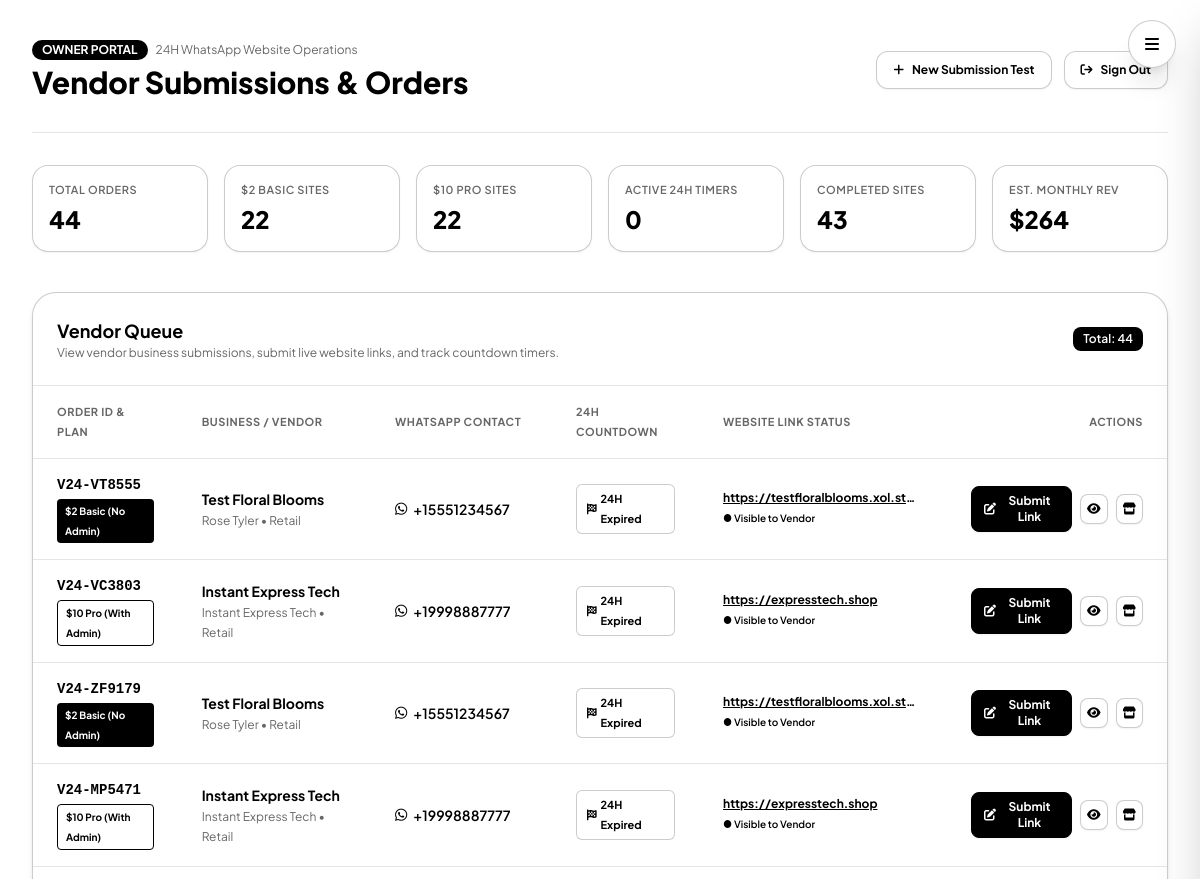
Page /admin (signed in, upper part) on the earlier database version.
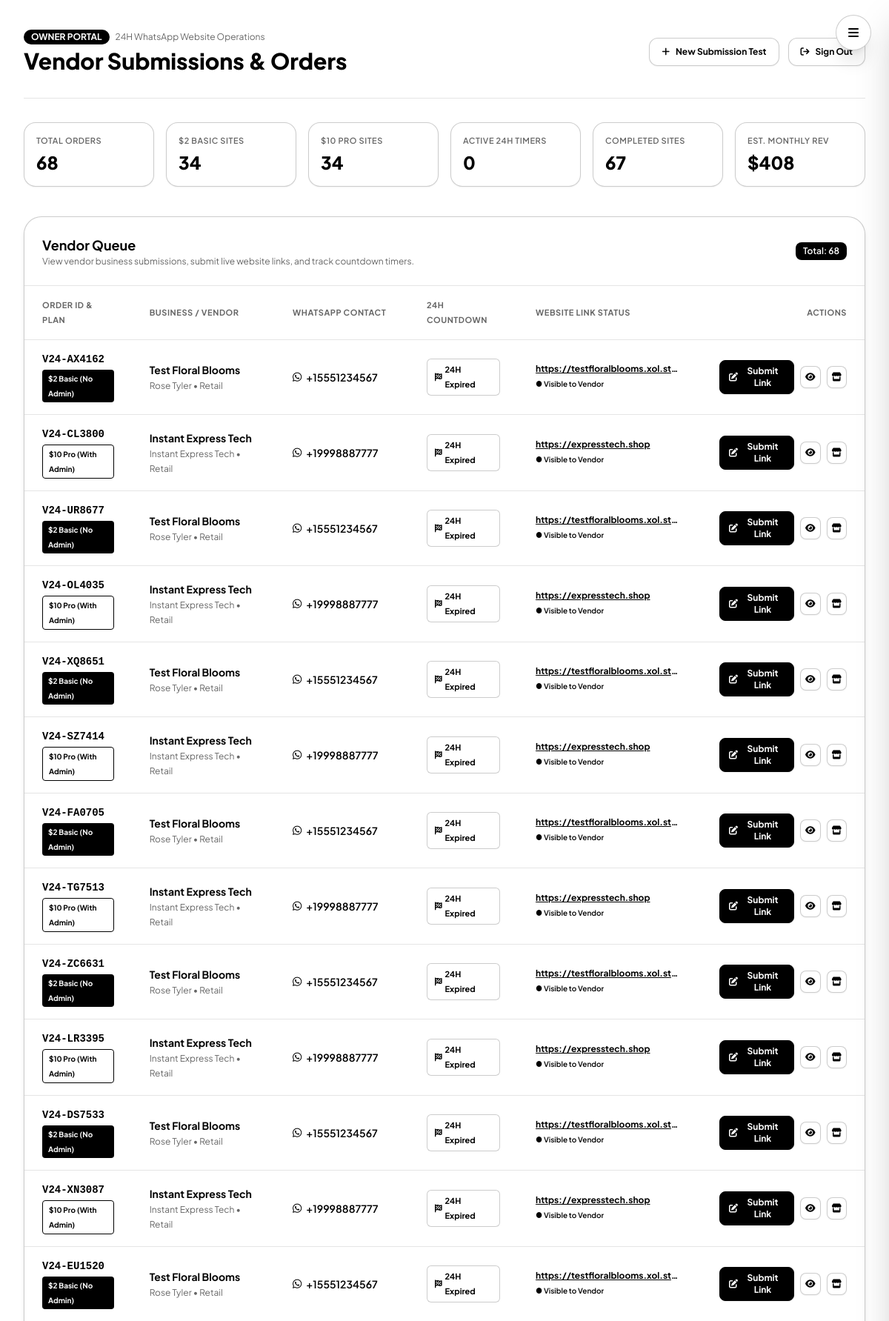
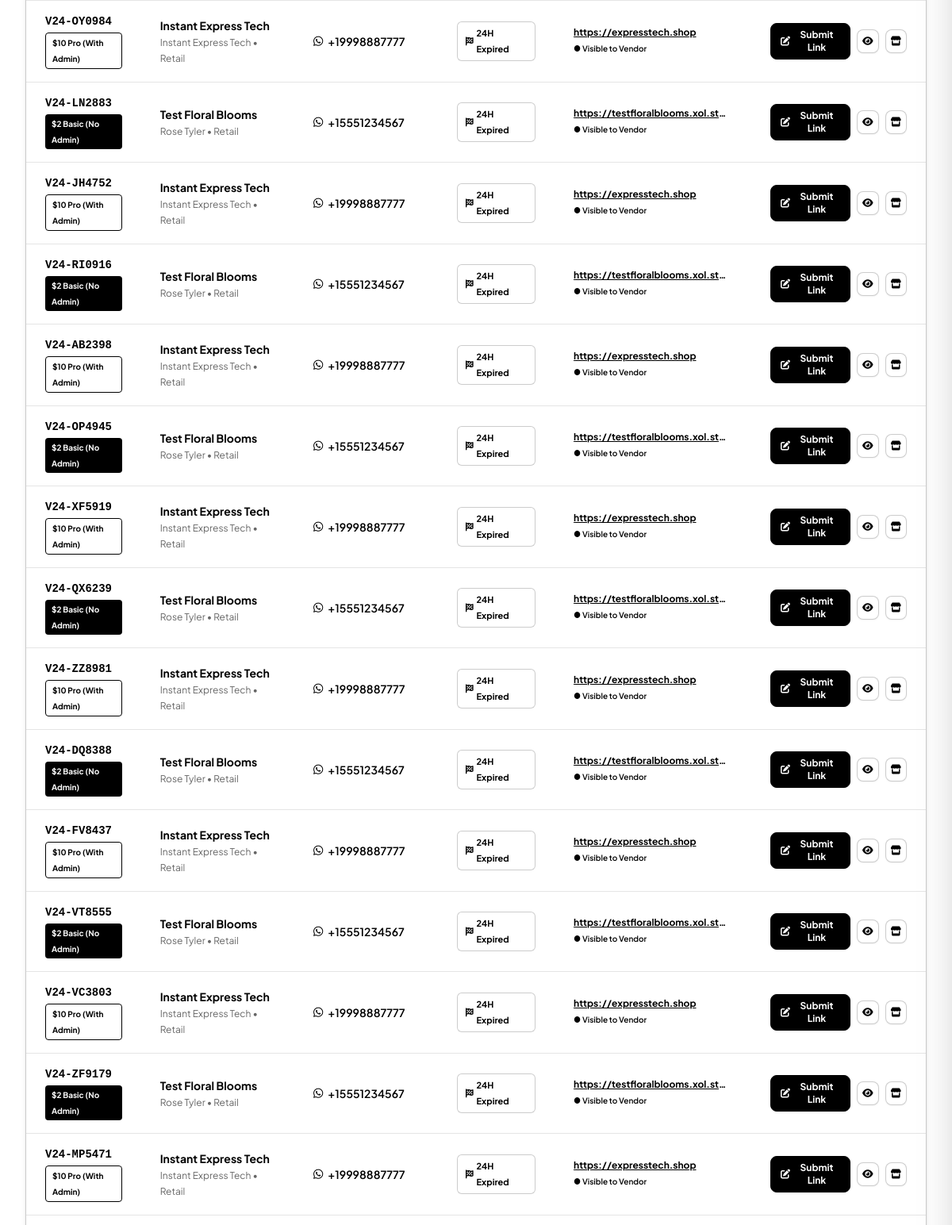
Same page on the later database version (2 pictures, top to bottom).
### tables this page shows
CREATE TABLE orders (
        id TEXT PRIMARY KEY,
        created_at TEXT NOT NULL,
        target_delivery_at TEXT NOT NULL,
        plan_type TEXT NOT NULL,          -- 'basic_2' or 'pro_10'
        plan_name TEXT NOT NULL,
        plan_price REAL NOT NULL,
        business_name TEXT NOT NULL,
        vendor_name TEXT NOT NULL,
        whatsapp_number TEXT NOT NULL,
        email TEXT,
        category TEXT,
        currency TEXT DEFAULT '$',
        tagline TEXT,
        about_text TEXT,
        address TEXT,
        instagram TEXT,
        facebook TEXT,
        tiktok TEXT,
        products_json TEXT,              -- JSON string of products array
        status TEXT DEFAULT 'submitted', -- 'submitted', 'in_progress', 'ready', 'delivered'
        website_url TEXT DEFAULT '',     -- Link submitted by admin
        publish_mode TEXT DEFAULT 'countdown', -- 'countdown' (reveal when 24h expires) or 'immediate' (reveal right away)
        is_published INTEGER DEFAULT 0,  -- 1 if ready to be viewed by vendor
        vendor_admin_url TEXT DEFAULT '',-- Vendor login link for $10 plan
        vendor_admin_user TEXT DEFAULT '',
        vendor_admin_pass TEXT DEFAULT '',
        admin_notes TEXT DEFAULT ''
    );

### app.py (the view)
@app.route('/admin')
def admin_dashboard():
    if not session.get('is_admin'):
        return redirect(url_for('admin_login'))
    conn = get_db()
    cursor = conn.cursor()
    cursor.execute("SELECT * FROM orders ORDER BY created_at DESC")
    rows = cursor.fetchall()
    conn.close()
    orders = [parse_order_row(r) for r in rows]
    total_orders = len(orders)
    basic_orders = sum(1 for o in orders if o['plan_type'] == 'basic_2')
    pro_orders = sum(1 for o in orders if o['plan_type'] == 'pro_10')
    completed_orders = sum(1 for o in orders if o['status'] == 'completed' or (o['website_url'] and o['website_url'].strip()))
    active_countdowns = sum(1 for o in orders if not o['is_expired'] and o['status'] != 'completed')
    total_revenue = (basic_orders * 2) + (pro_orders * 10)
    return render_template('admin_dashboard.html',
                           orders=orders,
                           total_orders=total_orders,
                           basic_orders=basic_orders,
                           pro_orders=pro_orders,
                           completed_orders=completed_orders,
                           active_countdowns=active_countdowns,
                           total_revenue=total_revenue)

### db.py (called while the page is built)
def get_db():
    conn = sqlite3.connect(DB_PATH)
    conn.row_factory = sqlite3.Row
    return conn

### templates/admin_dashboard.html (shortened to what this page needs)
{% extends 'base.html' %}
{% block content %}
<div class="max-w-7xl mx-auto px-4 sm:px-6 lg:px-8 py-10 bg-white">
    <div class="flex flex-col sm:flex-row sm:items-center justify-between gap-4 pb-8 mb-8 border-b border-black/10">
        <div>
            <div class="flex items-center gap-2">
                <span class="px-2.5 py-0.5 rounded-full text-xs font-bold bg-black text-white">
                    OWNER PORTAL
                </span>
                <span class="text-xs text-black/60">24H WhatsApp Website Operations</span>
            </div>
            <h1 class="text-2xl sm:text-3xl font-extrabold text-black mt-1 font-['Plus_Jakarta_Sans']">Vendor Submissions & Orders</h1>
        </div>
        <div class="flex items-center gap-3">
            <a href="{{ url_for('order') }}" target="_blank" class="px-4 py-2.5 rounded-xl bg-white hover:bg-black/5 text-black text-xs font-bold transition flex items-center gap-2 border border-black/20 shadow-sm">
                <i class="fa-solid fa-plus text-black"></i> New Submission Test
            </a>
            <a href="{{ url_for('admin_logout') }}" class="px-4 py-2.5 rounded-xl bg-white hover:bg-black/5 text-black text-xs font-bold transition flex items-center gap-2 border border-black/20 shadow-sm">
                <i class="fa-solid fa-arrow-right-from-bracket text-black"></i> Sign Out
            </a>
        </div>
    </div>
    <div class="grid grid-cols-2 lg:grid-cols-6 gap-4 mb-10">
        <div class="p-4 rounded-2xl bg-white border border-black/20 shadow-sm">
            <span class="text-[11px] uppercase tracking-wider text-black/60 block font-semibold">Total Orders</span>
            <span class="text-2xl font-black text-black mt-1 block font-['Plus_Jakarta_Sans']">{{ total_orders }}</span>
        </div>
        <div class="p-4 rounded-2xl bg-white border border-black/20 shadow-sm">
            <span class="text-[11px] uppercase tracking-wider text-black/60 block font-semibold">$2 Basic Sites</span>
            <span class="text-2xl font-black text-black mt-1 block font-['Plus_Jakarta_Sans']">{{ basic_orders }}</span>
        </div>
        <div class="p-4 rounded-2xl bg-white border border-black/20 shadow-sm">
            <span class="text-[11px] uppercase tracking-wider text-black/60 block font-semibold">$10 Pro Sites</span>
            <span class="text-2xl font-black text-black mt-1 block font-['Plus_Jakarta_Sans']">{{ pro_orders }}</span>
        </div>
        <div class="p-4 rounded-2xl bg-white border border-black/20 shadow-sm">
            <span class="text-[11px] uppercase tracking-wider text-black/60 block font-semibold">Active 24H Timers</span>
            <span class="text-2xl font-black text-black mt-1 block font-['Plus_Jakarta_Sans']">{{ active_countdowns }}</span>
        </div>
        <div class="p-4 rounded-2xl bg-white border border-black/20 shadow-sm">
            <span class="text-[11px] uppercase tracking-wider text-black/60 block font-semibold">Completed Sites</span>
            <span class="text-2xl font-black text-black mt-1 block font-['Plus_Jakarta_Sans']">{{ completed_orders }}</span>
        </div>
        <div class="p-4 rounded-2xl bg-white border border-black/20 shadow-sm">
            <span class="text-[11px] uppercase tracking-wider text-black/60 block font-semibold">Est. Monthly Rev</span>
            <span class="text-2xl font-black text-black mt-1 block font-['Plus_Jakarta_Sans']">${{ total_revenue }}</span>
        </div>
    </div>
    <div class="rounded-3xl bg-white border border-black/20 shadow-md overflow-hidden">
        <div class="p-6 border-b border-black/10 flex flex-col sm:flex-row sm:items-center justify-between gap-4">
            <div>
                <h2 class="text-lg font-bold text-black">Vendor Queue</h2>
                <p class="text-xs text-black/60">View vendor business submissions, submit live website links, and track countdown timers.</p>
            </div>
            <div class="flex items-center gap-2 text-xs">
                <span class="px-2.5 py-1 rounded-lg bg-black text-white font-semibold">
                    Total: {{ orders|length }}
                </span>
            </div>
        </div>
        {% if not orders %}
        <div class="py-16 text-center text-black/60">
            <i class="fa-solid fa-inbox text-4xl mb-3 text-black/30 block"></i>
            <p class="text-base font-semibold text-black">No vendor submissions yet.</p>
            <p class="text-xs text-black/60 mt-1">Submit a test order on the frontend to see it appear here!</p>
            <a href="{{ url_for('order') }}" target="_blank" class="inline-flex items-center gap-2 mt-4 px-4 py-2 rounded-xl bg-black hover:bg-neutral-800 text-white text-xs font-bold shadow-md border border-black">
                <i class="fa-solid fa-plus text-white"></i> Submit Test Order
            </a>
        </div>
        {% else %}
        <div class="overflow-x-auto">
            <table class="w-full text-left text-xs sm:text-sm text-black">
                <thead class="bg-white text-[11px] uppercase tracking-wider text-black/60 border-b border-black/10">
                    <tr>
                        <th class="py-4 px-6">Order ID & Plan</th>
                        <th class="py-4 px-6">Business / Vendor</th>
                        <th class="py-4 px-6">WhatsApp Contact</th>
                        <th class="py-4 px-6">24H Countdown</th>
                        <th class="py-4 px-6">Website Link Status</th>
                        <th class="py-4 px-6 text-right">Actions</th>
                    </tr>
                </thead>
                <tbody class="divide-y divide-black/10">
                    {% for ord in orders %}
                    <tr class="hover:bg-black/[0.02] transition">
                        <td class="py-4 px-6">
                            <span class="font-mono font-bold text-black block">{{ ord.id }}</span>
                            <span class="inline-block mt-1 px-2 py-0.5 rounded text-[10px] font-bold {% if ord.plan_type == 'basic_2' %}bg-black text-white{% else %}bg-white text-black border border-black{% endif %}">
                                {% if ord.plan_type == 'basic_2' %}$2 Basic (No Admin){% else %}$10 Pro (With Admin){% endif %}
                            </span>
                        </td>
                        <td class="py-4 px-6">
                            <span class="font-bold text-black block">{{ ord.business_name }}</span>
                            <span class="text-black/60 text-xs">{{ ord.vendor_name }} • {{ ord.category }}</span>
                        </td>
                        <td class="py-4 px-6">
                            <a href="https://wa.me/{{ ord.whatsapp_number|replace(' ', '')|replace('+', '') }}" target="_blank" class="inline-flex items-center gap-1.5 text-black hover:underline font-semibold">
                                <i class="fa-brands fa-whatsapp text-sm text-black"></i>
                                <span>{{ ord.whatsapp_number }}</span>
                            </a>
                        </td>
                        <td class="py-4 px-6">
                            {% if ord.is_expired %}
                                <span class="inline-flex items-center gap-1 px-2.5 py-1 rounded-md text-[11px] font-bold bg-white text-black border border-black/20">
                                    <i class="fa-solid fa-flag-checkered text-black"></i> 24H Expired
                                </span>
                            {% else %}
                                <span class="inline-flex items-center gap-1 px-2.5 py-1 rounded-md text-[11px] font-bold bg-black text-white">
                                    <i class="fa-solid fa-clock text-white"></i>
                                    {{ (ord.seconds_left // 3600) }}h {{ ((ord.seconds_left % 3600) // 60) }}m left
                                </span>
                            {% endif %}
                        </td>
                        <td class="py-4 px-6">
                            {% if ord.website_url %}
                                <div class="max-w-[200px] truncate">
                                    <a href="{{ ord.website_url }}" target="_blank" class="text-black underline font-bold text-xs truncate block">
                                        {{ ord.website_url }}
                                    </a>
                                    {% if ord.can_show_website %}
                                        <span class="text-[10px] text-black font-semibold">● Visible to Vendor</span>
                                    {% else %}
                                        <span class="text-[10px] text-black/60 font-semibold">● Will reveal at 24h</span>
                                    {% endif %}
                                </div>
                            {% else %}
                                <span class="text-black/40 text-xs italic">Pending link entry</span>
                            {% endif %}
                        </td>
                        <td class="py-4 px-6 text-right">
                            <div class="flex items-center justify-end gap-2">
                                <button onclick="openManageModal('{{ ord.id }}')" class="px-3 py-1.5 rounded-lg bg-black hover:bg-neutral-800 text-white font-bold text-xs transition flex items-center gap-1 shadow-sm border border-black">
                                    <i class="fa-solid fa-pen-to-square text-white"></i> Submit Link
                                </button>
                                <a href="{{ url_for('status', order_id=ord.id) }}" target="_blank" class="p-1.5 rounded-lg bg-white hover:bg-black/5 text-black text-xs transition border border-black/20 shadow-sm" title="View Vendor's 24H Page">
                                    <i class="fa-solid fa-eye"></i>
                                </a>
                                <a href="{{ url_for('preview_store', order_id=ord.id) }}" target="_blank" class="p-1.5 rounded-lg bg-white hover:bg-black/5 text-black text-xs transition border border-black/20 shadow-sm" title="View Auto-Generated Preview">
                                    <i class="fa-solid fa-store"></i>
                                </a>
                            </div>
                        </td>
                    </tr>
                    {% endfor %}
                </tbody>
            </table>
        </div>
        {% endif %}
    </div>
</div>
{% endblock %}

### templates/base.html (shortened to what this page needs)
<!DOCTYPE html>
<html lang="en">
<head>
    <script src="https://cdn.tailwindcss.com"></script>
    <link rel="stylesheet" href="https://cdnjs.cloudflare.com/ajax/libs/font-awesome/6.4.0/css/all.min.css">
    <link rel="stylesheet" href="{{ url_for('static', filename='css/style.css') }}">
    <link rel="stylesheet" href="{{ url_for('static', filename='css/solar.css') }}">
</head>
<body class="bg-white text-black font-sans min-h-screen flex flex-col selection:bg-black selection:text-white" style="background-color: #ffffff !important;">
    <button id="headerToggleBtn" aria-label="Toggle Navigation Sidebar" title="Open Navigation Sidebar"
            class="fixed top-4 right-4 sm:top-5 sm:right-6 z-50 w-11 h-11 sm:w-12 sm:h-12 rounded-full bg-white hover:bg-black/5 text-black border border-black/20 shadow-xl flex items-center justify-center transition-all duration-200 active:scale-95 focus:outline-none cursor-pointer">
        <i id="headerToggleIcon" class="fa-solid fa-bars text-base transition-transform duration-200"></i>
    </button>
    <main class="flex-1 bg-white">
        {% block content %}{% endblock %}
    </main>
</body>
</html>

### static/css/style.css (style rules this page uses)
html, body { background-color: #ffffff !important; color: #000000; }

Differences in the rows shown:
added orders: id "V24-AX4162", plan_type "$2 Basic (No Admin)", business_name "Test Floral Blooms", vendor_name "Rose Tyler", category "Retail", whatsapp_number "+15551234567", shows "24H Expired", website_url "https://testfloralblooms.xol.st…", shows "● Visible to Vendor"
added orders: id "V24-CL3800", plan_type "$10 Pro (With Admin)", business_name "Instant Express Tech", vendor_name "Instant Express Tech", category "Retail", whatsapp_number "+19998887777", shows "24H Expired", website_url "https://expresstech.shop", shows "● Visible to Vendor"
added orders: id "V24-UR8677", plan_type "$2 Basic (No Admin)", business_name "Test Floral Blooms", vendor_name "Rose Tyler", category "Retail", whatsapp_number "+15551234567", shows "24H Expired", website_url "https://testfloralblooms.xol.st…", shows "● Visible to Vendor"
added orders: id "V24-OL4035", plan_type "$10 Pro (With Admin)", business_name "Instant Express Tech", vendor_name "Instant Express Tech", category "Retail", whatsapp_number "+19998887777", shows "24H Expired", website_url "https://expresstech.shop", shows "● Visible to Vendor"
added orders: id "V24-XQ8651", plan_type "$2 Basic (No Admin)", business_name "Test Floral Blooms", vendor_name "Rose Tyler", category "Retail", whatsapp_number "+15551234567", shows "24H Expired", website_url "https://testfloralblooms.xol.st…", shows "● Visible to Vendor"
added orders: id "V24-SZ7414", plan_type "$10 Pro (With Admin)", business_name "Instant Express Tech", vendor_name "Instant Express Tech", category "Retail", whatsapp_number "+19998887777", shows "24H Expired", website_url "https://expresstech.shop", shows "● Visible to Vendor"
added orders: id "V24-FA0705", plan_type "$2 Basic (No Admin)", business_name "Test Floral Blooms", vendor_name "Rose Tyler", category "Retail", whatsapp_number "+15551234567", shows "24H Expired", website_url "https://testfloralblooms.xol.st…", shows "● Visible to Vendor"
added orders: id "V24-TG7513", plan_type "$10 Pro (With Admin)", business_name "Instant Express Tech", vendor_name "Instant Express Tech", category "Retail", whatsapp_number "+19998887777", shows "24H Expired", website_url "https://expresstech.shop", shows "● Visible to Vendor"
added orders: id "V24-ZC6631", plan_type "$2 Basic (No Admin)", business_name "Test Floral Blooms", vendor_name "Rose Tyler", category "Retail", whatsapp_number "+15551234567", shows "24H Expired", website_url "https://testfloralblooms.xol.st…", shows "● Visible to Vendor"
added orders: id "V24-LR3395", plan_type "$10 Pro (With Admin)", business_name "Instant Express Tech", vendor_name "Instant Express Tech", category "Retail", whatsapp_number "+19998887777", shows "24H Expired", website_url "https://expresstech.shop", shows "● Visible to Vendor"
added orders: id "V24-DS7533", plan_type "$2 Basic (No Admin)", business_name "Test Floral Blooms", vendor_name "Rose Tyler", category "Retail", whatsapp_number "+15551234567", shows "24H Expired", website_url "https://testfloralblooms.xol.st…", shows "● Visible to Vendor"
added orders: id "V24-XN3087", plan_type "$10 Pro (With Admin)", business_name "Instant Express Tech", vendor_name "Instant Express Tech", category "Retail", whatsapp_number "+19998887777", shows "24H Expired", website_url "https://expresstech.shop", shows "● Visible to Vendor"
added orders: id "V24-EU1520", plan_type "$2 Basic (No Admin)", business_name "Test Floral Blooms", vendor_name "Rose Tyler", category "Retail", whatsapp_number "+15551234567", shows "24H Expired", website_url "https://testfloralblooms.xol.st…", shows "● Visible to Vendor"
added orders: id "V24-OY0984", plan_type "$10 Pro (With Admin)", business_name "Instant Express Tech", vendor_name "Instant Express Tech", category "Retail", whatsapp_number "+19998887777", shows "24H Expired", website_url "https://expresstech.shop", shows "● Visible to Vendor"
added orders: id "V24-LN2883", plan_type "$2 Basic (No Admin)", business_name "Test Floral Blooms", vendor_name "Rose Tyler", category "Retail", whatsapp_number "+15551234567", shows "24H Expired", website_url "https://testfloralblooms.xol.st…", shows "● Visible to Vendor"
added orders: id "V24-JH4752", plan_type "$10 Pro (With Admin)", business_name "Instant Express Tech", vendor_name "Instant Express Tech", category "Retail", whatsapp_number "+19998887777", shows "24H Expired", website_url "https://expresstech.shop", shows "● Visible to Vendor"
added orders: id "V24-RI0916", plan_type "$2 Basic (No Admin)", business_name "Test Floral Blooms", vendor_name "Rose Tyler", category "Retail", whatsapp_number "+15551234567", shows "24H Expired", website_url "https://testfloralblooms.xol.st…", shows "● Visible to Vendor"
added orders: id "V24-AB2398", plan_type "$10 Pro (With Admin)", business_name "Instant Express Tech", vendor_name "Instant Express Tech", category "Retail", whatsapp_number "+19998887777", shows "24H Expired", website_url "https://expresstech.shop", shows "● Visible to Vendor"
added orders: id "V24-OP4945", plan_type "$2 Basic (No Admin)", business_name "Test Floral Blooms", vendor_name "Rose Tyler", category "Retail", whatsapp_number "+15551234567", shows "24H Expired", website_url "https://testfloralblooms.xol.st…", shows "● Visible to Vendor"
added orders: id "V24-XF5919", plan_type "$10 Pro (With Admin)", business_name "Instant Express Tech", vendor_name "Instant Express Tech", category "Retail", whatsapp_number "+19998887777", shows "24H Expired", website_url "https://expresstech.shop", shows "● Visible to Vendor"
added orders: id "V24-QX6239", plan_type "$2 Basic (No Admin)", business_name "Test Floral Blooms", vendor_name "Rose Tyler", category "Retail", whatsapp_number "+15551234567", shows "24H Expired", website_url "https://testfloralblooms.xol.st…", shows "● Visible to Vendor"
added orders: id "V24-ZZ8981", plan_type "$10 Pro (With Admin)", business_name "Instant Express Tech", vendor_name "Instant Express Tech", category "Retail", whatsapp_number "+19998887777", shows "24H Expired", website_url "https://expresstech.shop", shows "● Visible to Vendor"
added orders: id "V24-DQ8388", plan_type "$2 Basic (No Admin)", business_name "Test Floral Blooms", vendor_name "Rose Tyler", category "Retail", whatsapp_number "+15551234567", shows "24H Expired", website_url "https://testfloralblooms.xol.st…", shows "● Visible to Vendor"
added orders: id "V24-FV8437", plan_type "$10 Pro (With Admin)", business_name "Instant Express Tech", vendor_name "Instant Express Tech", category "Retail", whatsapp_number "+19998887777", shows "24H Expired", website_url "https://expresstech.shop", shows "● Visible to Vendor"
Other differences:
{{ total_orders }}: "44" → "68"
{{ basic_orders }}: "22" → "34"
{{ pro_orders }}: "22" → "34"
{{ completed_orders }}: "43" → "67"
{{ total_revenue }}: "264" → "408"
{{ orders|length }}: "44" → "68"
